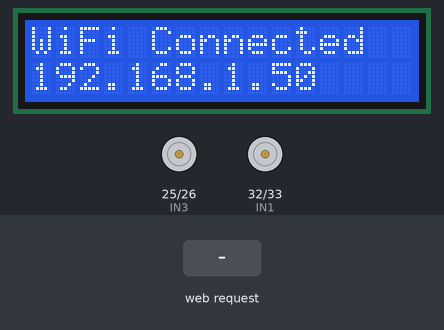
A sketch run on a simulated ESP32. Parts: 16×2 character LCD, motor-driver pin pairs drawn as motors (green arrow = first pin HIGH = forward, orange = second pin HIGH = backward, longer = more drive). The test bench sets the inputs (shaded band). WiFi joins after 1.5 s; servers stay silent unless stated; what the sketch prints to the serial monitor is not drawn.

Above: at 2.7 s.
2.8 s: HTTP request GET /move?dir=forward received
At 3.1 s:
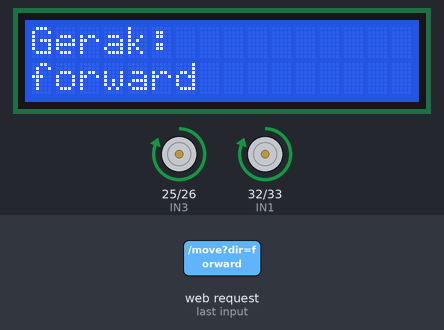
4.3 s: HTTP request GET /move?dir=backward received
At 5.4 s:
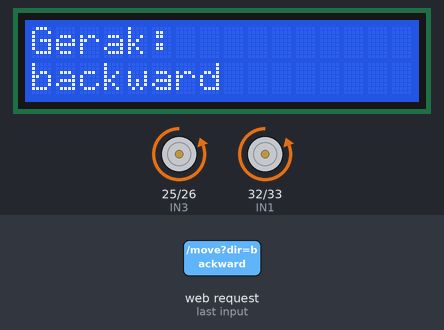
5.8 s: HTTP request GET /move?dir=left received
At 6.5 s:
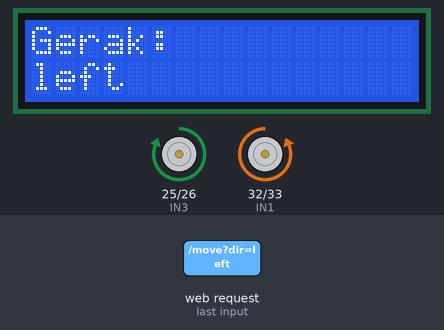
7.3 s: HTTP request GET /move?dir=right received
At 7.7 s:
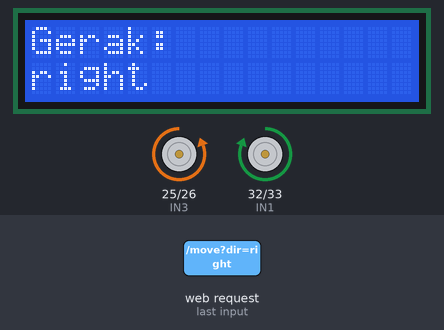
8.8 s: HTTP request GET /move?dir=1 received
At 10.0 s:
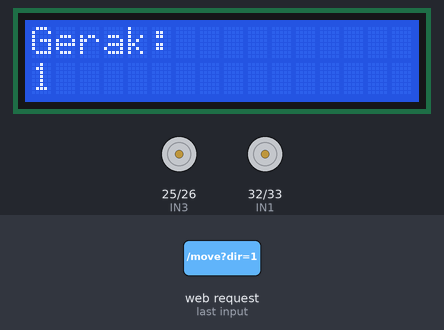
Timing chart, 0 to 11.3 s (numbered marks = the images above; inputs shaded):
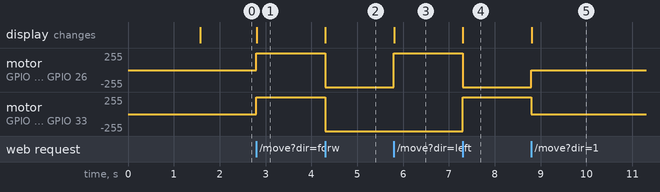

The sketch:

kode_ESP32.ino
```cpp
#include <WiFi.h>
#include <WebServer.h>
#include <LiquidCrystal.h>

// --- Konfigurasi Wi-Fi ---
const char* ssid = "Kost Putra Bu Asmi";
const char* password = "klarissa88";

// --- Konfigurasi LCD ---
LiquidCrystal lcd(21, 22, 19, 18, 5, 17);

// --- Konfigurasi Motor (gunakan pin sesuai wiring) ---
const int IN1 = 32;
const int IN2 = 33;
const int IN3 = 25;
const int IN4 = 26;

// --- Web Server ---
WebServer server(80);
String lastCommand = "";

// --- Fungsi Gerakan Motor ---
void stopMotor() {
  digitalWrite(IN1, LOW); digitalWrite(IN2, LOW);
  digitalWrite(IN3, LOW); digitalWrite(IN4, LOW);
}

void moveForward() {
  digitalWrite(IN1, HIGH); digitalWrite(IN2, LOW);
  digitalWrite(IN3, HIGH); digitalWrite(IN4, LOW);
}

void moveBackward() {
  digitalWrite(IN1, LOW); digitalWrite(IN2, HIGH);
  digitalWrite(IN3, LOW); digitalWrite(IN4, HIGH);
}

void moveLeft() {
  digitalWrite(IN1, LOW); digitalWrite(IN2, HIGH);
  digitalWrite(IN3, HIGH); digitalWrite(IN4, LOW);
}

void moveRight() {
  digitalWrite(IN1, HIGH); digitalWrite(IN2, LOW);
  digitalWrite(IN3, LOW); digitalWrite(IN4, HIGH);
}

// --- Halaman HTML ---
String htmlPage() {
  String html = "<!DOCTYPE html><html><head><title>Kontrol Robot</title></head><body>";
  html += "<h2>Kontrol Mobil Robot</h2>";
  html += "<form action='/move' method='GET'>";
  html += "<button name='dir' value='forward'>Maju</button> ";
  html += "<button name='dir' value='backward'>Mundur</button><br><br>";
  html += "<button name='dir' value='left'>Kiri</button> ";
  html += "<button name='dir' value='right'>Kanan</button><br><br>";
  html += "<button name='dir' value='stop'>Stop</button>";
  html += "</form>";
  html += "<p>Perintah terakhir: " + lastCommand + "</p>";
  html += "</body></html>";
  return html;
}

// --- Handler Web ---
void handleRoot() {
  server.send(200, "text/html", htmlPage());
}

void handleMove() {
  if (server.hasArg("dir")) {
    lastCommand = server.arg("dir");
    if (lastCommand == "forward") moveForward();
    else if (lastCommand == "backward") moveBackward();
    else if (lastCommand == "left") moveLeft();
    else if (lastCommand == "right") moveRight();
    else stopMotor();

    // LCD
    lcd.clear();
    lcd.setCursor(0, 0);
    lcd.print("Gerak:");
    lcd.setCursor(0, 1);
    lcd.print(lastCommand);
  }
  server.send(200, "text/html", htmlPage());
}

void setup() {
  Serial.begin(115200);

  // --- Inisialisasi LCD ---
  lcd.begin(16, 2);
  lcd.print("Connecting WiFi");

  // --- Motor Pin ---
  pinMode(IN1, OUTPUT); pinMode(IN2, OUTPUT);
  pinMode(IN3, OUTPUT); pinMode(IN4, OUTPUT);
  stopMotor();

  // --- WiFi ---
  WiFi.begin(ssid, password);
  while (WiFi.status() != WL_CONNECTED) {
    delay(500); Serial.print(".");
  }

  Serial.println("\nWiFi connected!");
  Serial.println(WiFi.localIP());
  lcd.clear();
  lcd.setCursor(0, 0);
  lcd.print("WiFi Connected");
  lcd.setCursor(0, 1);
  lcd.print(WiFi.localIP());

  // --- Routing ---
  server.on("/", handleRoot);
  server.on("/move", handleMove);
  server.begin();
  Serial.println("HTTP server started");
}

void loop() {
  server.handleClient();
}
```

Measured:
- after the input at 2.8 s, motor on GPIO 25 (IN3) / GPIO 26 (IN4), motor on GPIO 32 (IN1) / GPIO 33 (IN2): stopped → forward 255/255 at once; the display: changes at once (image 1)
- after the input at 4.3 s, motor on GPIO 25 (IN3) / GPIO 26 (IN4), motor on GPIO 32 (IN1) / GPIO 33 (IN2): forward 255/255 → backward 255/255 at once; the display: changes at once (image 2)
- after the input at 5.8 s, motor on GPIO 25 (IN3) / GPIO 26 (IN4): backward 255/255 → forward 255/255 at once; the display: changes at once (image 3)
- after the input at 7.3 s, motor on GPIO 25 (IN3) / GPIO 26 (IN4): forward 255/255 → backward 255/255 at once; motor on GPIO 32 (IN1) / GPIO 33 (IN2): backward 255/255 → forward 255/255 at once; the display: changes at once (image 4)
- after the input at 8.8 s, motor on GPIO 25 (IN3) / GPIO 26 (IN4): backward 255/255 → stopped at once; motor on GPIO 32 (IN1) / GPIO 33 (IN2): forward 255/255 → stopped at once; the display: changes at once (image 5)
